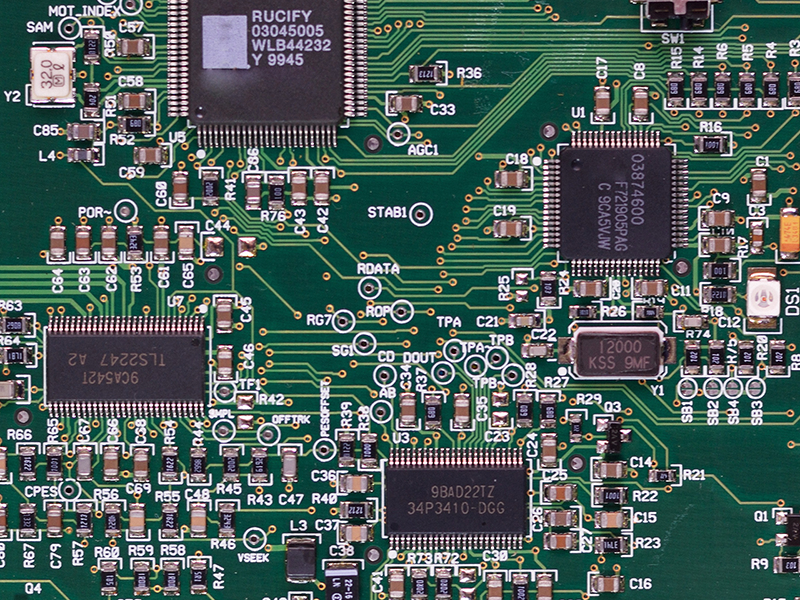
#> input picture vision/circuit.bmp, 800 x 600 px
$ jupyter execute --allow-errors vision_day4.ipynb   (shell and % lines are left out)   (older library calls are emulated)   (text cells are left out)
#> lines starting #> are read from the running program, lines starting #| are printed output that depends on the picture; after the words box and inside, x2 and y2 are one past the last pixel; in counts of white or black regions, pixels touching at a corner belong together; long printed decimals are rounded
[cell 1]
import sys
import cv2
import numpy as np
import random
from IPython.core.display import HTML

from matplotlib import pyplot as plt

def imshow(tit, image) :
    plt.title(tit)
    if len(image.shape) == 3 :
        plt.imshow(cv2.cvtColor(image, cv2.COLOR_BGR2RGB))
    else :
        plt.imshow(image, cmap="gray")
    plt.show()

[cell 2]
img = cv2.imread('vision/circuit.bmp', cv2.IMREAD_COLOR)
#> img is the input picture: shape (600, 800, 3); mean B, G, R 91.3, 95.7, 76.3
templ = cv2.imread("vision/crystal.bmp", cv2.IMREAD_COLOR)
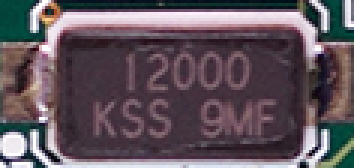
#> input picture vision/crystal.bmp, 118 x 56 px (shown 3 times larger)
#> templ is the input picture: shape (56, 118, 3); mean B, G, R 93.2, 85.1, 97.5

img = img + (50, 50, 50)

noise = np.zeros(img.shape, np.int32)
cv2.randn(noise, 0, 10)
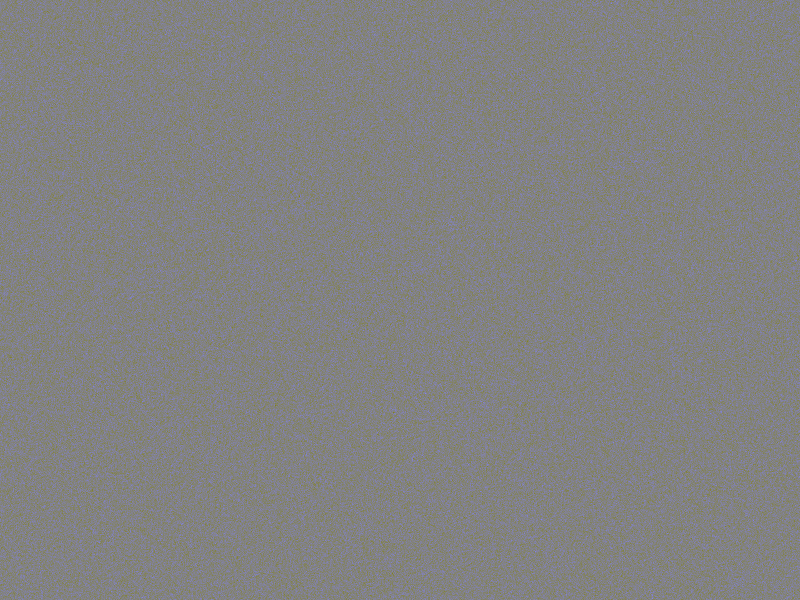
#> noise: shape (600, 800, 3) int32; mean of channels 0, 1, 2 0, 0, 0; drawn with min black and max white
img = cv2.add(img, noise, dtype=cv2.CV_8UC3)

# res = cv2.matchTemplate(img, templ, cv2.TM_CCOEFF_NORMED)
res = cv2.matchTemplate(img, templ, cv2.TM_SQDIFF_NORMED) # 가장 성능이 떨어지는 방법
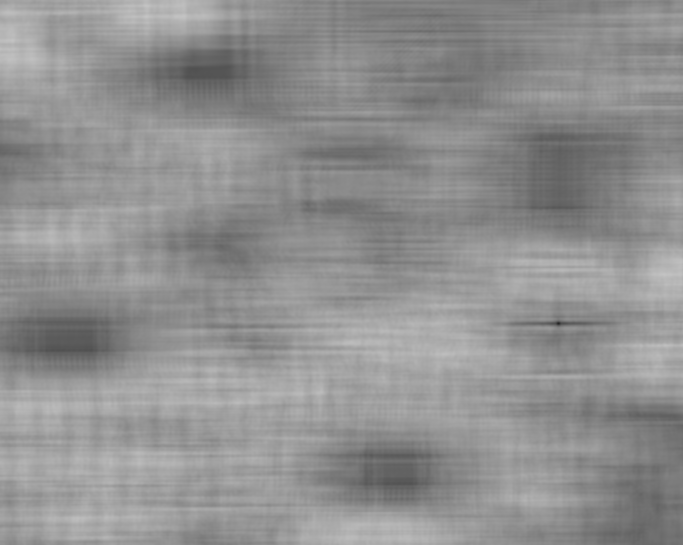
#> res: shape (545, 683) float32; min 0.142, max 0.772, mean 0.567

res_norm = cv2.normalize(res, None, 0, 255, cv2.NORM_MINMAX, cv2.CV_8U)
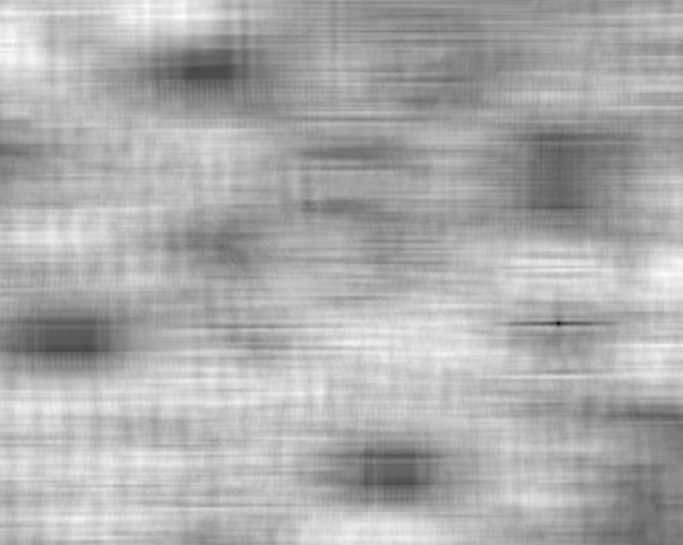
#> res_norm: shape (545, 683); min 0, max 255, mean 172.2

minv, maxv, minloc, maxloc = cv2.minMaxLoc(res)
#> minv = 0.142; maxv = 0.772; minloc = (558, 323); maxloc = (146, 16)
print('maxv:', maxv)
#| maxv: 0.7718
print('minv:', minv)
#| minv: 0.1421

(th, tw) = templ.shape[:2]
#> th = 56; tw = 118
# cv2.rectangle(img, maxloc, (maxloc[0] + tw, maxloc[1] + th), (0, 0, 255), 2)
cv2.rectangle(img, minloc, (minloc[0] + tw, minloc[1] + th), (0, 0, 255), 2) # 일단 찾긴 찾음
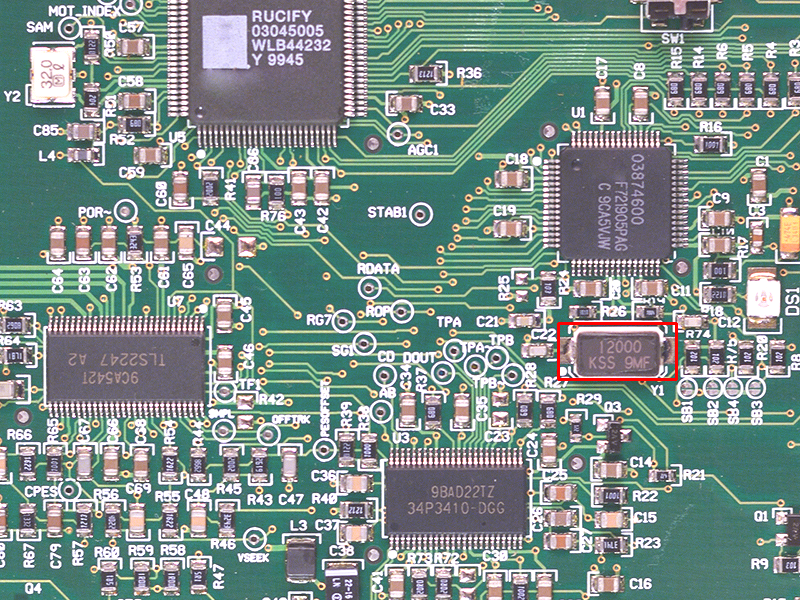
#> img: shape (600, 800, 3); mean B, G, R 138.1, 142.9, 123.5

cv2.imshow('templ', templ)
cv2.imshow('res_norm', res_norm)
cv2.imshow('img', img)
cv2.waitKey()
cv2.destroyAllWindows()

[cell 3]
img = cv2.imread('vision/cross.jpg',0)
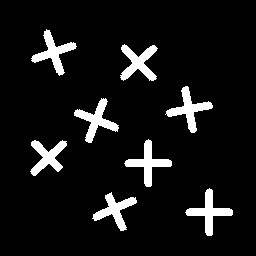
#> input picture vision/cross.jpg, 256 x 256 px
#> img is the input picture: shape (256, 256); min 0, max 255, mean 21.4
img2 = img.copy()
template = cv2.imread('vision/template.jpg',0)
#> (the rest of this cell did not finish here and is left out)

[cell 4]
img_bgr = cv2.imread('vision/input2.jpg')
#> (the rest of this cell did not finish here and is left out)

#> (a cell that did not finish here is left out)

#> (a cell that did not finish here is left out)

#> (a cell that did not finish here is left out)

[cell 8]
img_rgb = cv2.imread('vision/input4.jpg')
#> (the rest of this cell did not finish here and is left out)

[cell 9]
a = [[1,2,3],
    [4,5,6]]
for v in a:
    print(v)
    print(v[0])

[cell 10]
for v in zip(a):
    print(v)
    print(v[0])

[cell 11]
print(a)
for v in zip(*a):
    print(v)

[cell 12]
print(a)
for (i, v) in enumerate(a):
    print(i, v)

[cell 13]
print(a)
for k in enumerate(a):
    print(k[0], k[1])

[cell 14]
def fun(a, b, c):
    print(a, b, c)

fun(1,4,5)

fun(*[1,4,5])

[cell 15]
src = cv2.imread('vision/kids.png')
classifier = cv2.CascadeClassifier('vision/haarcascade_frontalface_default.xml')

faces = classifier.detectMultiScale(src)
#> faces = ()

for (x, y, w, h) in faces:
        cv2.rectangle(src, (x, y), (x + w, y + h), (255, 0, 255), 2)
#> this loop made 0 passes

#> (the rest of this cell did not finish here and is left out)


[cell 16]
src = cv2.imread('vision/kids.png')
face_classifier = cv2.CascadeClassifier('vision/haarcascade_frontalface_default.xml')
eye_classifier = cv2.CascadeClassifier('vision/haarcascade_eye.xml')


faces = face_classifier.detectMultiScale(src)

for (x1, y1, w1, h1) in faces:
    cv2.rectangle(src, (x1, y1), (x1 + w1, y1 + h1), (255, 0, 255), 2)
    faceROI = src[y1:y1 + h1, x1:x1 + w1]
    eyes = eye_classifier.detectMultiScale(faceROI)
    for (x2, y2, w2, h2) in eyes:
            center = (int(x2 + w2 / 2), int(y2 + h2 / 2))
            cv2.circle(faceROI, center, int(w2 / 2), (255, 0, 0), 2, cv2.LINE_AA)
#> (the rest of this cell did not finish here and is left out)


[cell 17]
src = cv2.imread('vision/face.jpg')
classifier = cv2.CascadeClassifier('vision/haarcascade_frontalface_default.xml')

faces = classifier.detectMultiScale(src)

for (x, y, w, h) in faces:
        cv2.rectangle(src, (x, y), (x + w, y + h), (255, 0, 255), 2)

#> (the rest of this cell did not finish here and is left out)


[cell 18]
src = cv2.imread('vision/face.jpg')
face_classifier = cv2.CascadeClassifier('vision/haarcascade_frontalface_default.xml')
eye_classifier = cv2.CascadeClassifier('vision/haarcascade_eye.xml')


faces = face_classifier.detectMultiScale(src)

for (x1, y1, w1, h1) in faces:
    cv2.rectangle(src, (x1, y1), (x1 + w1, y1 + h1), (255, 0, 255), 2)
    faceROI = src[y1:y1 + h1, x1:x1 + w1]
    eyes = eye_classifier.detectMultiScale(faceROI)
    for (x2, y2, w2, h2) in eyes:
            center = (int(x2 + w2 / 2), int(y2 + h2 / 2))
            cv2.circle(faceROI, center, int(w2 / 2), (255, 0, 0), 2, cv2.LINE_AA)
#> (the rest of this cell did not finish here and is left out)


[cell 19]
cap = cv2.VideoCapture(0)

while(1):
    ret, frame = cap.read()
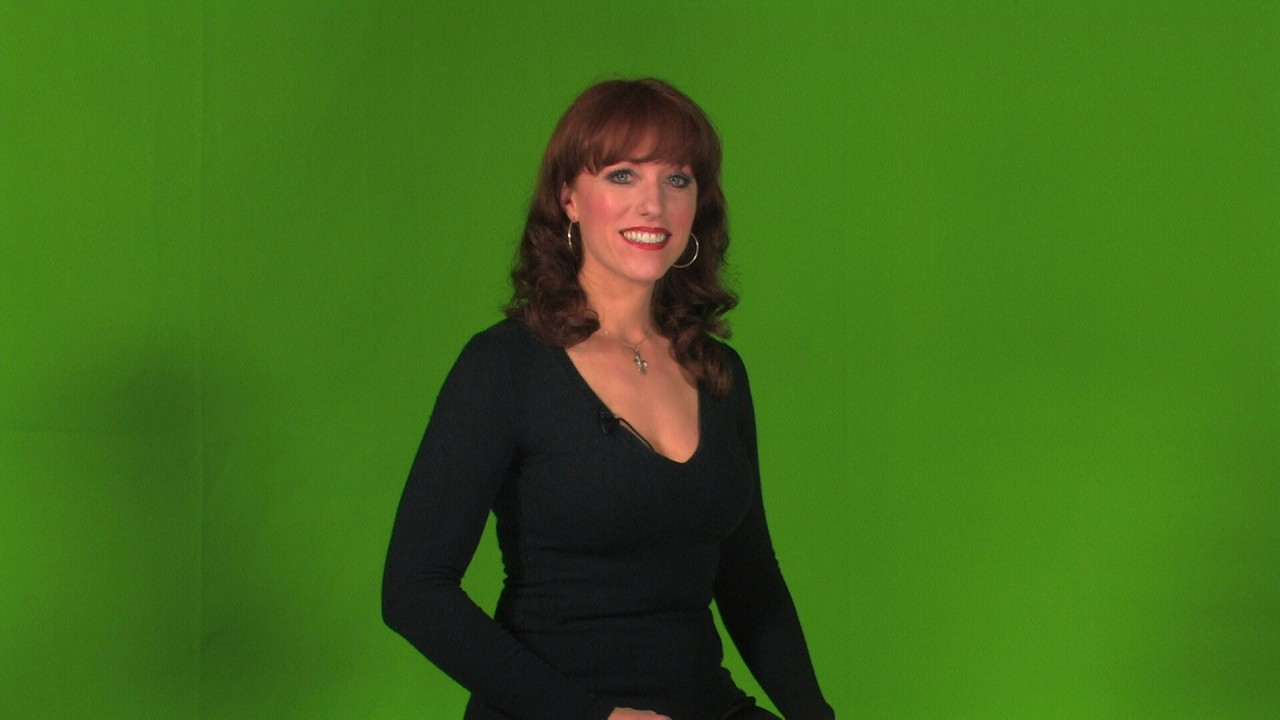
#> input picture croma.jpg, 1280 x 720 px, given in place of the camera
#> frame is the input picture: shape (720, 1280, 3); mean B, G, R 24.7, 107.1, 62.6
    gray = cv2.cvtColor(frame, cv2.COLOR_BGR2GRAY)
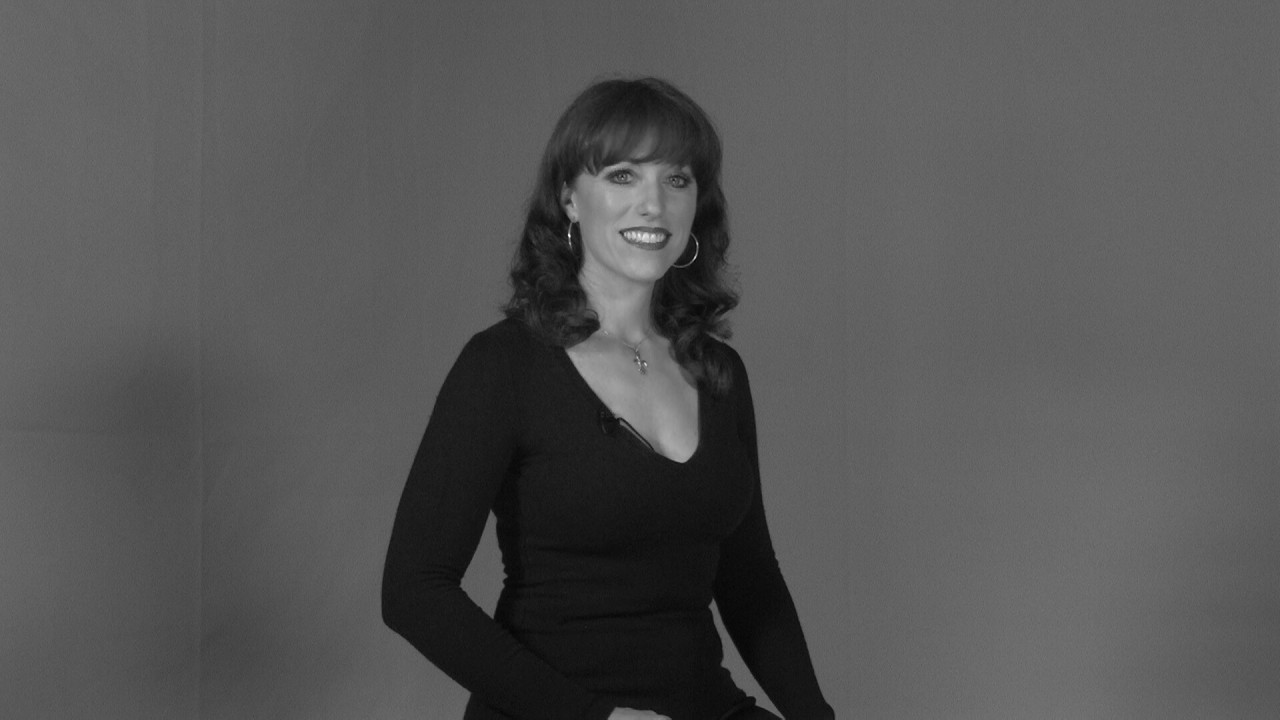
#> gray: shape (720, 1280); min 1, max 251, mean 84.4

    face_classifier = cv2.CascadeClassifier('vision/haarcascade_frontalface_default.xml')
    eye_classifier = cv2.CascadeClassifier('vision/haarcascade_eye.xml')


    faces = face_classifier.detectMultiScale(gray)
#> faces = [[575, 126, 140, 140]]

    for (x1, y1, w1, h1) in faces:
        cv2.rectangle(frame, (x1, y1), (x1 + w1, y1 + h1), (255, 0, 255), 2)
        faceROI = frame[y1:y1 + h1, x1:x1 + w1]
        eyes = eye_classifier.detectMultiScale(faceROI)
        for (x2, y2, w2, h2) in eyes:
                center = (int(x2 + w2 / 2), int(y2 + h2 / 2))
                cv2.circle(frame, center, int(w2 / 2), (255, 0, 0), 2, cv2.LINE_AA)
#> this loop made 1 pass
#> (x1, y1, w1, h1, eyes) on pass 1: (575, 126, 140, 140, [[88, 41, 27, 27], [31, 35, 31, 31], [98, 44, 23, 23]])
#> pass 1, `faceROI = frame[y1:y1 + h1, x1:x1 + w1]`:
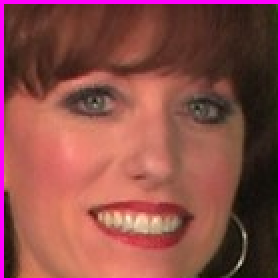
#> faceROI: shape (140, 140, 3) (shown 2 times larger); mean B, G, R 73.5, 75.9, 140.9
#> after the loop:
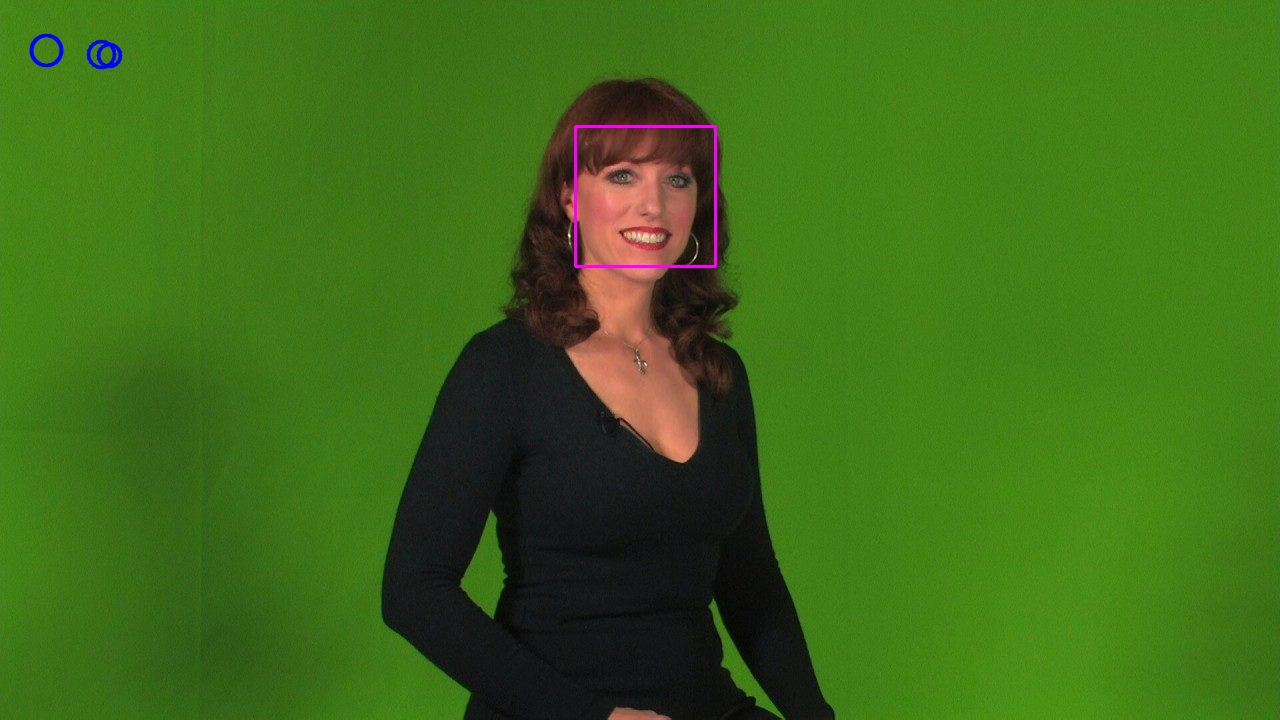
#> frame: shape (720, 1280, 3); 0.31% of pixels changed, all inside (x1, y1, x2, y2) = (28, 33, 717, 268)

    cv2.imshow('frame', frame)
    cv2.imshow("ROI", faceROI)
    # 30정도면 시스템에 큰 문제가 없다.
    if cv2.waitKey(10) == 27:
#> (key Esc is pressed here)
        break

cv2.destroyAllWindows()
